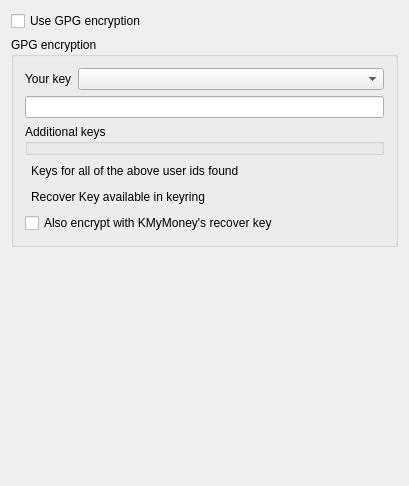
<?xml version="1.0" encoding="UTF-8"?>
<ui version="4.0">
 <class>KSettingsGpgDecl</class>
 <widget class="QWidget" name="KSettingsGpgDecl">
  <property name="geometry">
   <rect>
    <x>0</x>
    <y>0</y>
    <width>409</width>
    <height>486</height>
   </rect>
  </property>
  <property name="windowTitle">
   <string>GPG encryption settings</string>
  </property>
  <property name="whatsThis">
   <string>This page allows you to set the parameters for encrypted file storage of your &lt;b&gt;KMyMoney&lt;/b&gt; data based on &lt;b&gt;GPG&lt;/b&gt;.&lt;p&gt;
Access to the settings is disabled if &lt;b&gt;GPG&lt;/b&gt; could not be detected on your system. In this case, please make sure that &lt;b&gt;GPG&lt;/b&gt; is working properly for the current user.&lt;p&gt;
The &lt;i&gt;additional recovery encryption&lt;/i&gt; is only accessible, if the necessary key for &lt;b&gt;kmymoney-recover@users.sourceforge.net&lt;/b&gt; with id 0x8AFDDC8E is found in your keyring.</string>
  </property>
  <layout class="QVBoxLayout" name="verticalLayout_2">
   <item>
    <widget class="QCheckBox" name="kcfg_WriteDataEncrypted">
     <property name="text">
      <string>Use GPG encryption</string>
     </property>
    </widget>
   </item>
   <item>
    <widget class="QGroupBox" name="m_idGroup">
     <property name="title">
      <string>GPG encryption</string>
     </property>
     <layout class="QVBoxLayout" name="verticalLayout">
      <item>
       <layout class="QHBoxLayout">
        <item>
         <widget class="QLabel" name="textLabel1_2">
          <property name="text">
           <string>Your key</string>
          </property>
          <property name="wordWrap">
           <bool>false</bool>
          </property>
         </widget>
        </item>
        <item>
         <widget class="KComboBox" name="m_masterKeyCombo">
          <property name="sizePolicy">
           <sizepolicy hsizetype="Minimum" vsizetype="Fixed">
            <horstretch>1</horstretch>
            <verstretch>0</verstretch>
           </sizepolicy>
          </property>
          <property name="whatsThis">
           <string>This combo box lists all the secret keys you have in your keyring. Select the one you want to use for encryption when saving to a file.</string>
          </property>
         </widget>
        </item>
       </layout>
      </item>
      <item>
       <widget class="KLineEdit" name="kcfg_GpgRecipient"/>
      </item>
      <item>
       <widget class="KEditListBox" name="kcfg_GpgRecipientList">
        <property name="whatsThis">
         <string>Enter the id of the key you want to use for data encryption. This can either be an e-mail address or the hexadecimal key id. In case of the key id do not forget the leading 0x.</string>
        </property>
        <property name="title">
         <string>Additional keys</string>
        </property>
        <property name="checkable">
         <bool>false</bool>
        </property>
        <property name="buttons">
         <set>KEditListBox::Add|KEditListBox::Remove</set>
        </property>
       </widget>
      </item>
      <item>
       <layout class="QHBoxLayout">
        <item>
         <widget class="KLed" name="m_userKeysFound">
          <property name="whatsThis">
           <string>This symbol denotes, if the key for the given user id has been found in your keyring. It is green when found, dark otherwise.</string>
          </property>
          <property name="shape">
           <enum>KLed::Circular</enum>
          </property>
          <property name="look">
           <enum>KLed::Sunken</enum>
          </property>
         </widget>
        </item>
        <item>
         <widget class="QLabel" name="textLabel1">
          <property name="text">
           <string>Keys for all of the above user ids found</string>
          </property>
          <property name="wordWrap">
           <bool>false</bool>
          </property>
         </widget>
        </item>
        <item>
         <spacer name="spacer3">
          <property name="orientation">
           <enum>Qt::Horizontal</enum>
          </property>
          <property name="sizeType">
           <enum>QSizePolicy::Expanding</enum>
          </property>
          <property name="sizeHint" stdset="0">
           <size>
            <width>50</width>
            <height>20</height>
           </size>
          </property>
         </spacer>
        </item>
       </layout>
      </item>
      <item>
       <layout class="QHBoxLayout">
        <item>
         <widget class="KLed" name="m_recoverKeyFound">
          <property name="whatsThis">
           <string>This symbol denotes, if the KMyMoney recovery key has been found in your keyring. It is green when found, dark otherwise.</string>
          </property>
          <property name="shape">
           <enum>KLed::Circular</enum>
          </property>
          <property name="look">
           <enum>KLed::Sunken</enum>
          </property>
         </widget>
        </item>
        <item>
         <widget class="QLabel" name="textLabel2">
          <property name="text">
           <string>Recover Key available in keyring</string>
          </property>
          <property name="wordWrap">
           <bool>false</bool>
          </property>
         </widget>
        </item>
        <item>
         <spacer name="spacer6">
          <property name="orientation">
           <enum>Qt::Horizontal</enum>
          </property>
          <property name="sizeType">
           <enum>QSizePolicy::Expanding</enum>
          </property>
          <property name="sizeHint" stdset="0">
           <size>
            <width>16</width>
            <height>20</height>
           </size>
          </property>
         </spacer>
        </item>
       </layout>
      </item>
      <item>
       <widget class="QCheckBox" name="kcfg_EncryptRecover">
        <property name="whatsThis">
         <string>You can specify to encrypt the data also with the KMyMoney recover key. Only the core KMyMoney developers are in posession of the respective private key required to read back such encrypted data.&lt;p&gt;

This mechanism is provided for the case that you have lost your key and cannot access your data anymore. With this option activated, the KMyMoney developers can decrypt the data and supply you with it in a readable form. Please be prepared, that you have to answer a few detailed questions about the contents of your data before we will send it out.</string>
        </property>
        <property name="text">
         <string>Also encrypt with KMyMoney's recover key</string>
        </property>
       </widget>
      </item>
     </layout>
    </widget>
   </item>
   <item>
    <spacer name="spacer5">
     <property name="orientation">
      <enum>Qt::Vertical</enum>
     </property>
     <property name="sizeType">
      <enum>QSizePolicy::Expanding</enum>
     </property>
     <property name="sizeHint" stdset="0">
      <size>
       <width>21</width>
       <height>30</height>
      </size>
     </property>
    </spacer>
   </item>
  </layout>
 </widget>
 <layoutdefault spacing="6" margin="11"/>
 <customwidgets>
  <customwidget>
   <class>KLed</class>
   <extends>QWidget</extends>
   <header>kled.h</header>
  </customwidget>
  <customwidget>
   <class>KEditListBox</class>
   <extends>QGroupBox</extends>
   <header>keditlistbox.h</header>
  </customwidget>
  <customwidget>
   <class>KLineEdit</class>
   <extends>QLineEdit</extends>
   <header>klineedit.h</header>
  </customwidget>
  <customwidget>
   <class>KComboBox</class>
   <extends>QComboBox</extends>
   <header>kcombobox.h</header>
  </customwidget>
 </customwidgets>
 <resources/>
 <connections/>
</ui>
